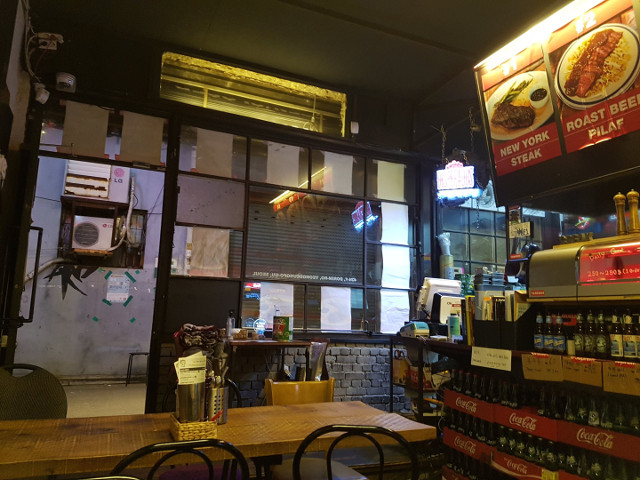
#> input picture A.I/07_OpenCV/img/restaurant1.jpg, 640 x 480 px
$ jupyter execute Panorama_Maker.ipynb   (shell and % lines are left out)
#> lines starting #> are read from the running program, lines starting #| are printed output that depends on the picture
[cell 1]
import cv2
import matplotlib.pyplot as plt
import numpy as np

# 사진을 불러옵니다.
img1 = cv2.imread('img/restaurant1.jpg')
#> img1 is the input picture: shape (480, 640, 3); mean B, G, R 48.7, 66.2, 80.3
img2 = cv2.imread('img/restaurant2.jpg')
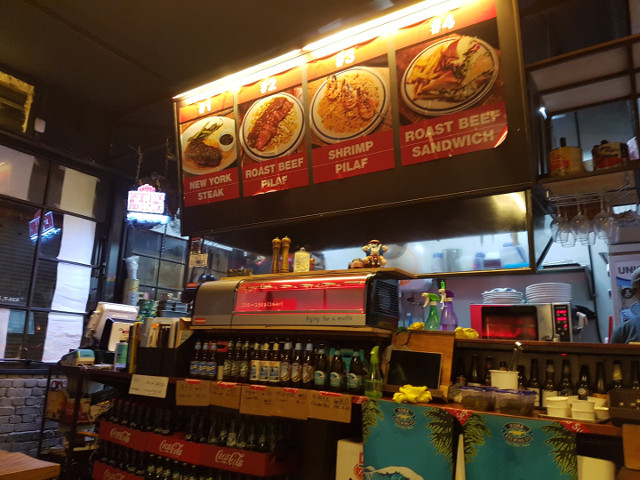
#> input picture A.I/07_OpenCV/img/restaurant2.jpg, 640 x 480 px
#> img2 is the input picture: shape (480, 640, 3); mean B, G, R 49.6, 67.1, 89.5


# 흑백이미지로 만들어 줍니다.
gray1 = cv2.cvtColor(img1, cv2.COLOR_BGR2GRAY)
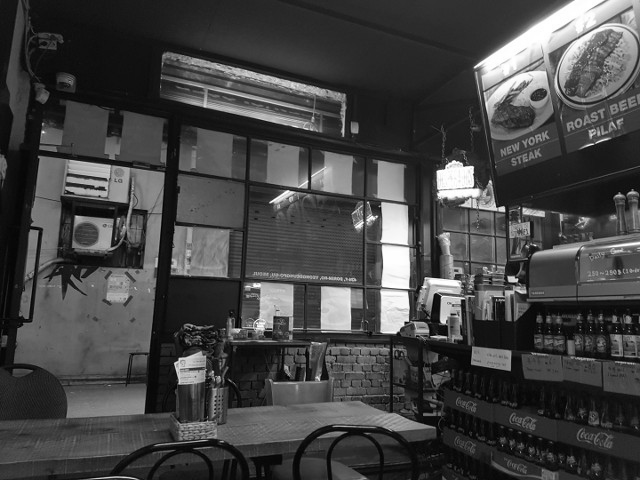
#> gray1: shape (480, 640); min 0, max 255, mean 68.4
gray2 = cv2.cvtColor(img2, cv2.COLOR_BGR2GRAY)
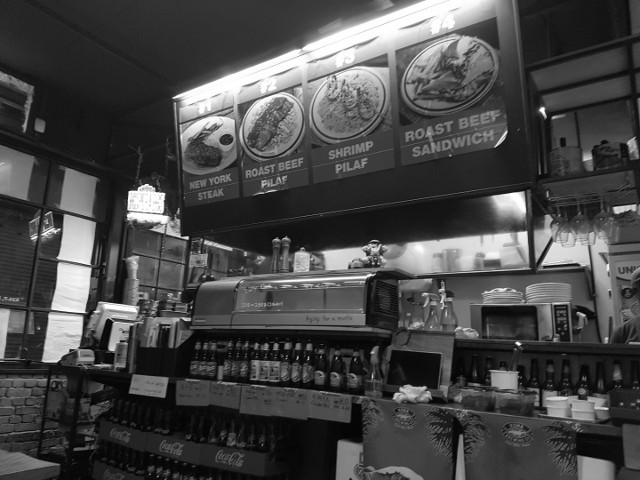
#> gray2: shape (480, 640); min 0, max 255, mean 71.8


# 검출기 ORB로 서술자 추출합니다.
detector = cv2.ORB_create()

# output:
# detector:  <ORB 000001E6A7115C50>

# 검출기로 검출을 합니다.
keypoint1, descriptor1 = detector.detectAndCompute(gray1, None)
#> keypoint1 = 500 keypoints; strongest (x, y, size): (502, 207, 31), (443, 322, 31), (407, 319, 31), (408, 287, 31)

    # keypoints, descriptors = detector.detectAndCompute(image, mask)
            #: 키 포인트 검출과 특징 descriptor 계산을 한번에 수행
    # descriptor: 특징점의 주변 특성을 이용해 해당 특징점을 표현하는
            #벡터를 만들어 이미지에서 같은 특징점을 매칭하거나 추출 할 때 사용합니다.

# output:

# kp1: [<KeyPoint 000001E6A6D04330>, <KeyPoint 000001E6A734BB70>, <KeyPoint 000001E6A734B480>, ...]

# desc1:  [[ 86  39 174 ... 103  37 242]
#  [164  38 255 ... 225  71 228]
#  [  9 249  49 ...  10 195 253]
#  ...
#  [ 80 188 190 ...  80 167  75]
#  [168 168 185 ...   8 198 170]
#  [ 68 187 159 ...   9 129  18]]

keypoint2, descriptor2 = detector.detectAndCompute(gray2, None)
#> keypoint2 = 500 keypoints; strongest (x, y, size): (517, 343, 31), (540, 109, 37.2), (542, 108, 37.2), (187, 238, 31)

# output
# ...

# BF-Hamming으로 매칭합니다. (BFMatcher 생성, Hamming 거리, 상호 체크)
matcher = cv2.BFMatcher(cv2.NORM_HAMMING, crossCheck=True)

    # BFMatcher:
    # BFMatcher는 특징 디스크립터를 전수 조사 하므로 매칭에 사용할 영상이 큰 경우 속도가 느려질때 사용합니다.
    # BF는 Brute Force의 약자입니다. 가능한 모든 경우에 대해 다 계산해본 후 최적의 결과를 반환하는 알고리즘입니다.

    # cv2.BFMatcher( ) 함수는 image 1의 descriptor1과 가장 유사도가 높은 image 2의 descriptor를 찾기 위해
    # M개의 descriptor를 대상으로 거리를 모두 구한 다음에 가장 짧은 거리를 갖는 image 2의 descriptor를 찾는다.
    # cv2.BFMatcher( )는 매칭된 descriptor들의 index와 유사도를 반환한다.

    #

# output
# matcher:  <BFMatcher 000001E6A7130E90>

matches = matcher.match(descriptor1, descriptor2)
#> matches = 188 matches

# output: [<DMatch 000001E6A7115ED0>, <DMatch 000001E6A7115DD0>, <DMatch 000001E6A7115BF0>, ...]

# 매칭 결과를 거리기준 오름차순으로 정렬
matches = sorted(matches, key=lambda x:x.distance)

# output: [<DMatch 000001E6A7130DB0>, <DMatch 000001E6A71635B0>, <DMatch 000001E6A00F2830>, ...]

# 최소 거리 값과 최대 거리 값 확보
min_dist, max_dist = matches[0].distance, matches[-1].distance
#> min_dist = 12; max_dist = 78

# output:
# min_dist:  12.0
# max_dist:  90.0

# 최소 거리의 30% 지점을 임계점으로 설정
ratio = 0.3
good_thresh = (max_dist - min_dist) * ratio + min_dist
#> good_thresh = 31.8

# output:
# good_thresh:  35.4

# 임계점 보다 작은 매칭점만 좋은 매칭점으로 분류
# m.distance 매칭객체의 거리 공통함수부분참조
good_matches = [m for m in matches if m.distance < good_thresh]
#> good_matches = 61 matches

    # distance: descriptor1[0]와 매칭된 descriptor2의 descriptor 사이의 거리( = 유사도 )값이다.

# output:
# [<DMatch 000001A204E78430>, <DMatch 000001A204E3B570>, <DMatch 000001A204E78ED0>, <DMatch 000001A204E3B5B0>, <DMatch 000001A204E3B6B0>, <DMatch 000001A204E3B730>, <DMatch 000001A204E3B150>, <DMatch 000001A204E78370>, <DMatch 000001A204E78830>, <DMatch 000001A204E78A50>, <DMatch 000001A204E3B3D0>, <DMatch 000001A204E3B4D0>, <DMatch 000001A204E3B550>, <DMatch 000001A204E787B0>, <DMatch 000001A204E78E70>, <DMatch 000001A204E78F70>, <DMatch 000001A204E3B370>, <DMatch 000001A204E3B670>, <DMatch 000001A204E78190>, <DMatch 000001A204E78AD0>, <DMatch 000001A204E78BD0>, <DMatch 000001A204E3B790>, <DMatch 000001A204E78A30>, <DMatch 000001A204E78B70>, <DMatch 000001A204E78C10>, <DMatch 000001A204E3B770>, <DMatch 000001A204E78270>, <DMatch 000001A204E3B2F0>, <DMatch 000001A204E3B3B0>, <DMatch 000001A204E781B0>, <DMatch 000001A204E78B10>, <DMatch 000001A204E78E10>, <DMatch 000001A204E78E30>, <DMatch 000001A204E78F30>, <DMatch 000001A204E3B630>, <DMatch 000001A204E78130>, <DMatch 000001A204E78250>, <DMatch 000001A204E78DF0>, <DMatch 000001A204E78E90>, <DMatch 000001A204E3B750>, <DMatch 000001A204E78550>, <DMatch 000001A204E78C50>, <DMatch 000001A204E3B130>, <DMatch 000001A204E3B1D0>, <DMatch 000001A204E3B650>, <DMatch 000001A204E78C30>, <DMatch 000001A204E3B210>, <DMatch 000001A204E783D0>, <DMatch 000001A204E783F0>, <DMatch 000001A204E78510>, <DMatch 000001A204E78970>, <DMatch 000001A204E789D0>, <DMatch 000001A204E789F0>, <DMatch 000001A204E78A70>, <DMatch 000001A204E78DD0>, <DMatch 000001A204E78210>, <DMatch 000001A204E78BB0>]

print('matches: %d/%d, min: %.2f, max: %.2f, thresh: %.2f' %(len(good_matches),len(matches), min_dist, max_dist, good_thresh))
#| matches: 61/188, min: 12.00, max: 78.00, thresh: 31.80
# output: matches: 57/190, min: 12.00, max: 76.00, thresh: 31.20

# 좋은 매칭점의 queryIdx로 원본 영상의 좌표 구하기
src_pts = np.float32([ keypoint1[m.queryIdx].pt for m in good_matches ])
#> src_pts = 61 pairs, first value 375.6 to 523.2, second value 64.28 to 331

    # queryIdx: 기준이 되는 descriptor 및 keypoint의 index이다. matches[0]는 desA[0]를 기준으로 삼기 때문에 matches[0].queryIdx = 0 이다.

# output:

# [[180.       126.      ]
#  [161.24318  194.08902 ]
#  [ 93.31201  224.64001 ]
#  [182.14508  143.32727 ]
#  [128.39734  191.10303 ]
#  [161.24318  193.49182 ]
#  [163.81442  217.72803 ]
#  [163.       214.      ]
#  [ 93.600006 222.00002 ]
#  [ 93.600006 221.76001 ]
#  [144.3226   184.13573 ]
#  [ 92.06786  223.94885 ]
#  [184.13573  236.39046 ]
#  [135.6      219.6     ]
#  [ 55.296005 229.82402 ]
#  [155.52002  190.08002 ]
#  [129.39267  191.6007  ]
#  [128.39734  214.9909  ]
#  [107.       319.      ]
#  [162.72     192.96    ]
#  [174.24      96.48    ]
#  [128.99455  197.075   ]
#  [155.52     190.08    ]
#  [128.16     216.00002 ]
#  [ 56.160004 228.96    ]
#  [161.24318  218.5741  ]
#  [162.       211.      ]
#  [ 93.31201  223.94884 ]
#  [129.39267  216.48389 ]
#  [167.       216.      ]
#  [ 87.840004 260.64    ]
#  [184.89601  236.73602 ]
#  [ 60.480007 255.74402 ]
#  [134.78401  188.35202 ]
#  [104.50947  304.57043 ]
#  [ 66.       215.      ]
#  [154.       188.      ]
#  [164.16002  210.81602 ]
#  [148.60802  184.89601 ]
#  [128.99455  214.9909  ]
#  [129.6      190.8     ]
#  [180.        99.36    ]
#  [128.56322  215.65443 ]
#  [178.32962   95.38561 ]
#  [161.24318  217.9769  ]
#  [164.16     211.68001 ]
#  [161.74083  192.84483 ]
#  [128.       219.      ]
#  [164.       194.      ]
#  [134.40001  189.6     ]
#  [171.36     217.44    ]
#  [126.72     210.24    ]
#  [135.36     188.64001 ]
#  [185.76001  237.6     ]
#  [ 88.128006 271.29602 ]
#  [136.       190.      ]
#  [ 89.28001  269.28    ]]

# 좋은 매칭점의 trainIdx로 대상 영상의 좌표 구하기
dst_pts = np.float32([ keypoint2[m.trainIdx].pt for m in good_matches ])
#> dst_pts = 61 pairs, first value 42 to 205.2, second value 95.39 to 360

    #  trainIdx: descriptor1[0]과 매칭된 image 2, descriptor의 index에 해당한다.

# output:
# [[484.        94.      ]
#  [468.79962  167.21515 ]
#  [406.08002  207.36002 ]
#  [489.7015   110.48144 ]
#  [435.9538   173.18712 ]
#  [469.39682  168.40955 ]
#  [474.85446  190.77122 ]
#  [474.       187.      ]
#  [407.       207.      ]
#  [406.80002  207.6     ]
#  [450.38602  161.74084 ]
#  [406.42566  207.36003 ]
#  [500.15244  209.01894 ]
#  [445.2      196.8     ]
#  [375.84003  216.00002 ]
#  [463.10403  164.16002 ]
#  [437.94443  171.69412 ]
#  [438.93976  194.08902 ]
#  [435.       294.      ]
#  [470.88     167.04001 ]
#  [473.76      66.240005]
#  [437.1482   175.57591 ]
#  [463.68002  164.16    ]
#  [437.76     194.40001 ]
#  [375.6      216.00002 ]
#  [476.5632   189.90865 ]
#  [473.       184.      ]
#  [406.08005  207.36002 ]
#  [437.94443  194.089   ]
#  [477.6      188.40001 ]
#  [405.6      242.40001 ]
#  [501.12006  207.36002 ]
#  [381.6      239.04001 ]
#  [442.36804  167.61601 ]
#  [426.99582  277.6966  ]
#  [382.       203.      ]
#  [461.       163.      ]
#  [474.85446  184.55043 ]
#  [454.46405  160.70401 ]
#  [440.73135  193.49182 ]
#  [436.80002  171.6     ]
#  [479.52002   67.68    ]
#  [439.60327  194.91843 ]
#  [479.00168   64.28161 ]
#  [474.77158  191.10303 ]
#  [473.76     185.76001 ]
#  [470.70728  167.96162 ]
#  [438.00003  195.6     ]
#  [471.6      166.8     ]
#  [442.80002  168.      ]
#  [482.11206  186.62402 ]
#  [436.32     190.08    ]
#  [443.52002  167.04001 ]
#  [502.56003  207.36002 ]
#  [407.52002  249.12001 ]
#  [444.       168.      ]
#  [406.80002  248.40001 ]]

# 원근 변환 행렬 구하기
mtrx, mask = cv2.findHomography(dst_pts, src_pts)
#> mtrx = [[0.398, 0.131, 306.9], [-0.338, 0.852, 30.71], [-0.00105, 7.12e-05, 1]]; mask = 61 values, max 1 at index 0, min 0 at index 2, mean 0.902

    # cv.findHomograpy(srcPoints, dstPoints) : 여러개의 점으로 근사 계산한 원근 변환행렬을 반환

# output:

# mtrx:

# [[ 3.44569151e-01  1.16834400e-01  3.09253971e+02]
#  [-3.56926367e-01  8.24989161e-01  3.57332231e+01]
#  [-1.14522850e-03  4.55969969e-05  1.00000000e+00]]

# mask:

    # mask : 정상치 판별결과, N X 1행 배열 (0: 비정상치, 1: 정상치)

# [[1]
#  [1]
#  [1]
#  [1]
#  [1]
#  [1]
#  [1]
#  [1]
#  [1]
#  [1]
#  [1]
#  [1]
#  [1]
#  [1]
#  [1]
#  [1]
#  [1]
#  [1]
#  [1]
#  [1]
#  [1]
#  [1]
#  [1]
#  [1]
#  [1]
#  [1]
#  [1]
#  [1]
#  [1]
#  [1]
#  [1]
#  [1]
#  [1]
#  [1]
#  [1]
#  [1]
#  [1]
#  [1]
#  [1]
#  [1]
#  [1]
#  [1]
#  [1]
#  [1]
#  [1]
#  [1]
#  [1]
#  [1]
#  [1]
#  [1]
#  [1]
#  [1]
#  [1]
#  [1]
#  [1]
#  [1]
#  [1]]


# 원본 영상 크기로 변환 영역 좌표 생성
w = img2.shape[1] + img1.shape[1] # img2의 넓이 + img1의 넓이
#> w = 1280
h = img2.shape[0] + img1.shape[0] # img2의 높이 + img1의 높이
#> h = 960

# output: { w: 960, h: 1280}

# 원근 변환 적용
dst = cv2.warpPerspective(img2, mtrx, (w, img2.shape[0]))
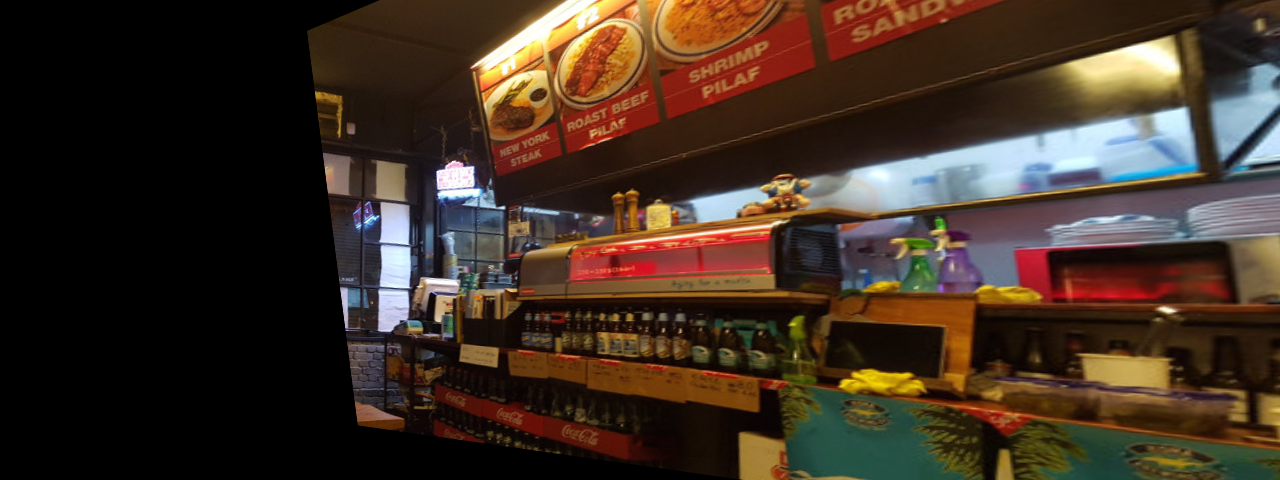
#> dst: shape (480, 1280, 3); mean B, G, R 35.9, 47.9, 63.7

# output:

# [[[  0   0   0]
#   [  0   0   0]
#   [  0   0   0]
#   ...
#   [  8  20  33]
#   [  7  17  31]
#   [  5  15  28]]

#  [[  0   0   0]
#   [  0   0   0]
#   [  0   0   0]
#   ...
#   [  6  16  28]
#   [  6  15  27]
#   [  5  15  26]]

#  [[  0   0   0]
#   [  0   0   0]
#   [  0   0   0]
#   ...
#   [  6  16  26]
#   [  6  15  25]
#   [  6  15  24]]

#  ...

#  [[  0   0   0]
#   [  0   0   0]
#   [  0   0   0]
#   ...
#   [ 54  94 121]
#   [ 51  89 117]
#   [ 42  79 106]]

#  [[  0   0   0]
#   [  0   0   0]
#   [  0   0   0]
#   ...
#   [ 51  89 114]
#   [ 50  86 113]
#   [ 45  79 105]]

#  [[  0   0   0]
#   [  0   0   0]
#   [  0   0   0]
#   ...
#   [ 41  78  98]
#   [ 43  78 100]
#   [ 41  73  96]]]

dst[0:img1.shape[0], 0:img1.shape[1]] = img1
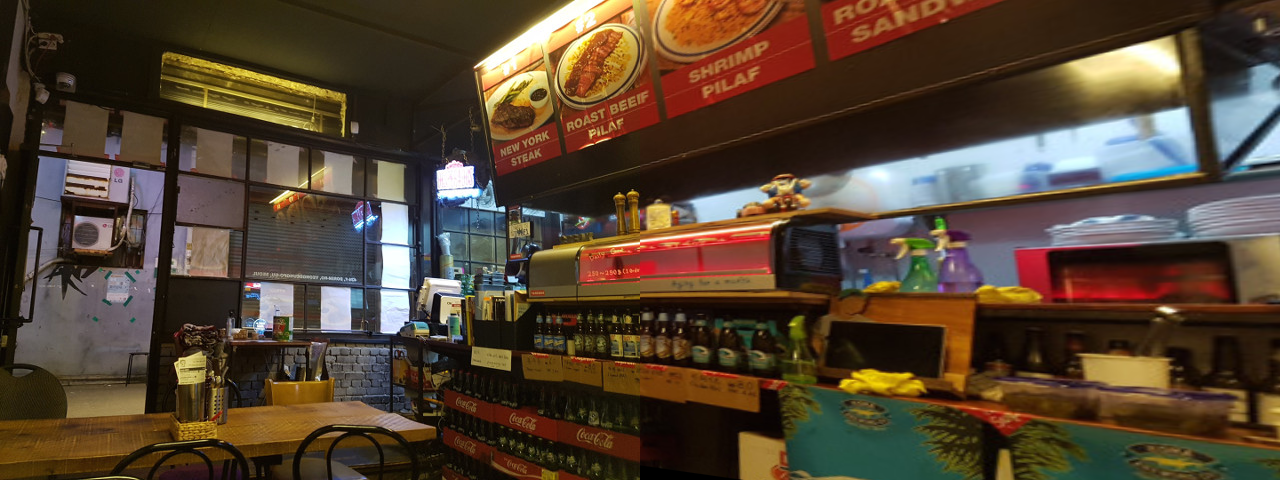
#> dst: shape (480, 1280, 3); mean B, G, R 49.8, 67.2, 84.4

# 결과 출력
cv2.imshow('img1', img1)
cv2.imshow('img2', img2)
cv2.imshow('Good Match', dst)
cv2.waitKey()
cv2.destroyAllWindows()

[cell 2]
import cv2
import numpy as np
images = []
images.append(cv2.imread('img/restaurant1.jpg', cv2.IMREAD_COLOR))
images.append(cv2.imread('img/restaurant2.jpg', cv2.IMREAD_COLOR))

stitcher = cv2.createStitcher()
ret, pano = stitcher.stitch(images)
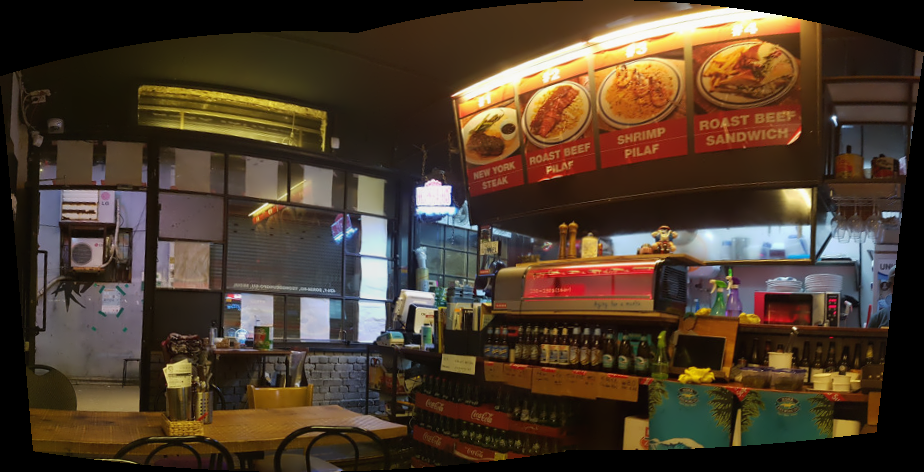
#> pano: shape (472, 924, 3); mean of channels 0, 1, 2 43.1, 59.2, 75.9; drawn as B, G, R
#> ret = 0

if ret == cv2.STITCHER_OK:
    cv2.imshow('panorama', pano)
    cv2.waitKey()

    cv2.destroyAllWindows()
else:
    print('Error during stiching')
